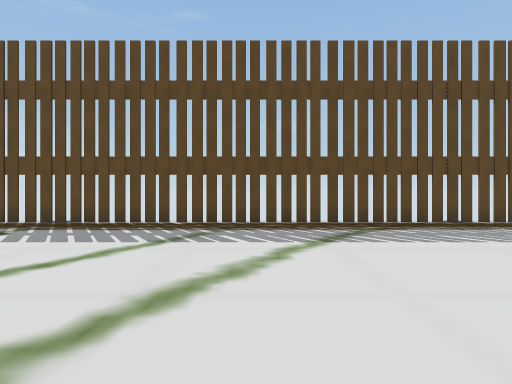
view 1 (above)

24 first-person views from a walk through a 3-D level made in the Unity game engine. The camera is 1.5 m above the floor, looks level and sees 75° across. Doors are open. The floor is counted in squares, 2 m on a side. Each view is taken from the middle of a square. On the plan, view 1 faces up. The plan holds only what a view shows up to about 11 squares ahead; the rest is blank. The place goes on beyond the plan.

view 2
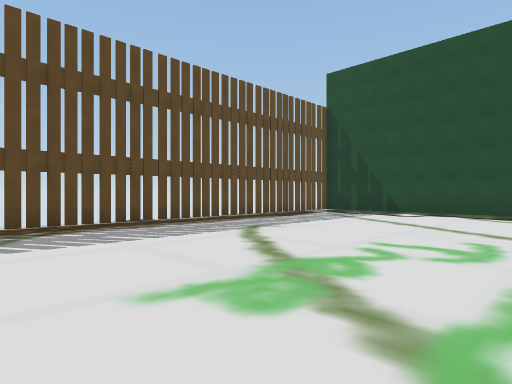

view 3
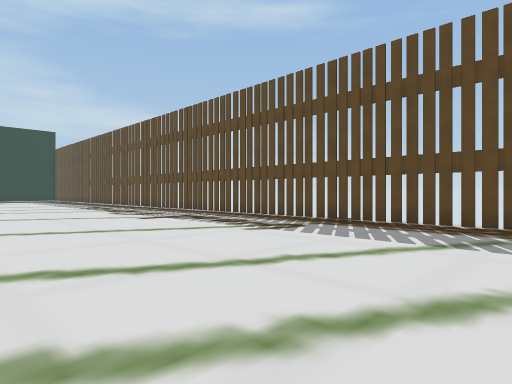

view 4
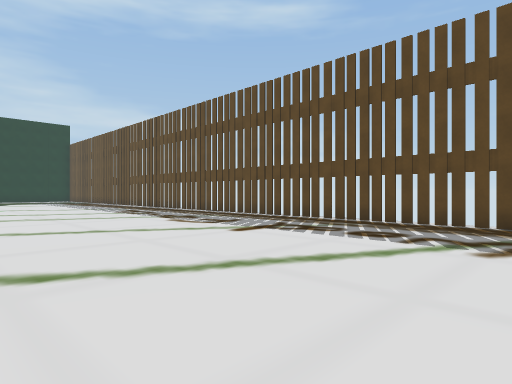

view 5
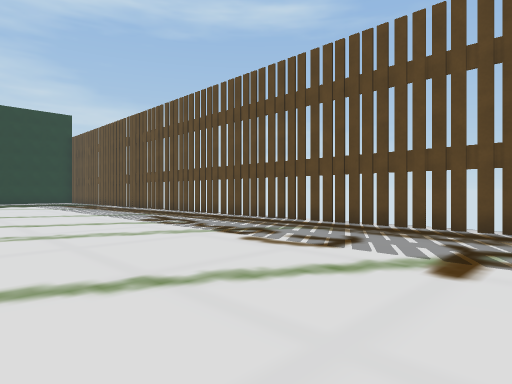

view 6
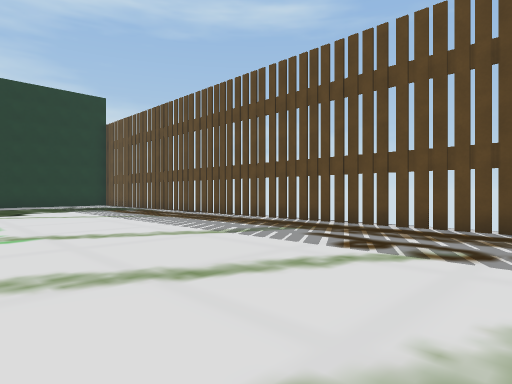

view 7
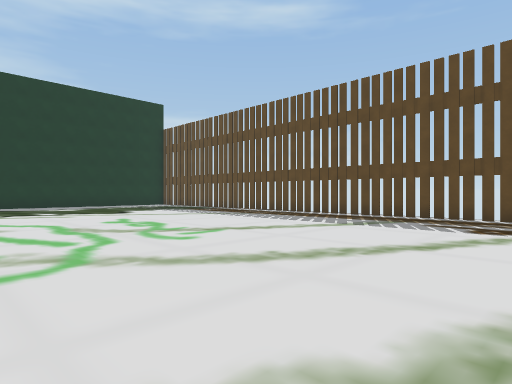

view 8
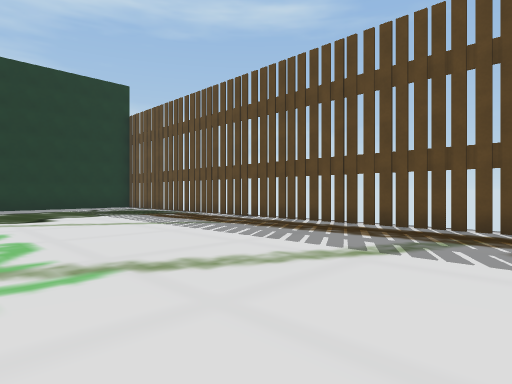

view 9
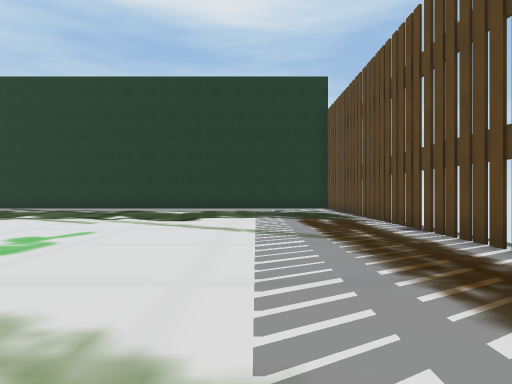

view 10
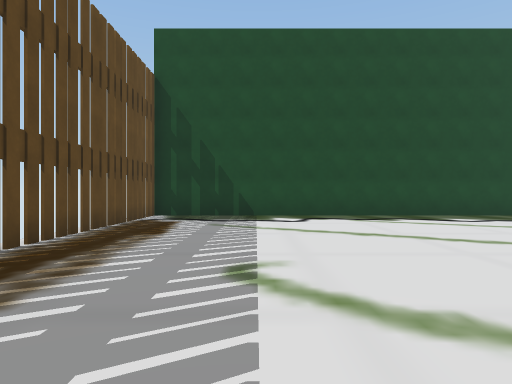

view 11
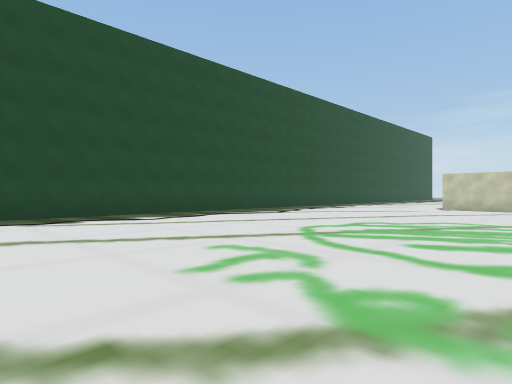

view 12
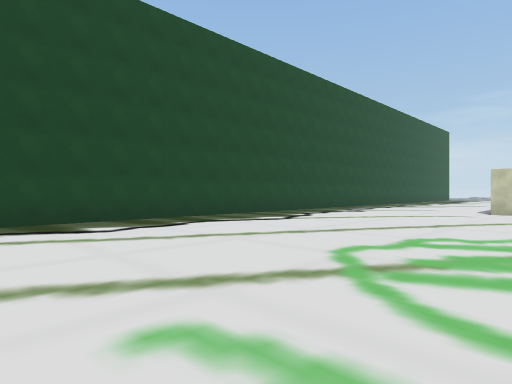

view 13
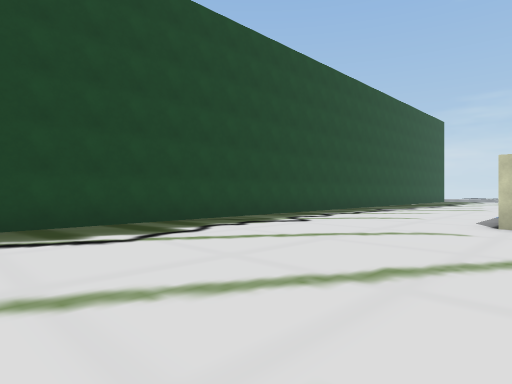

view 14
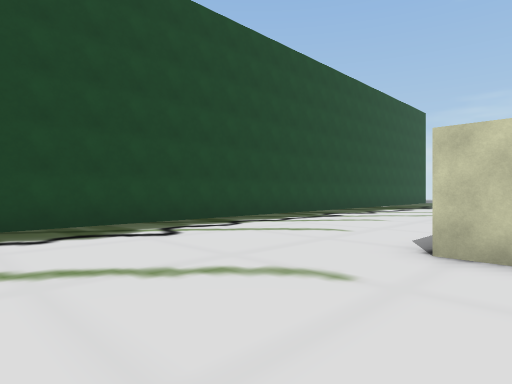

view 15
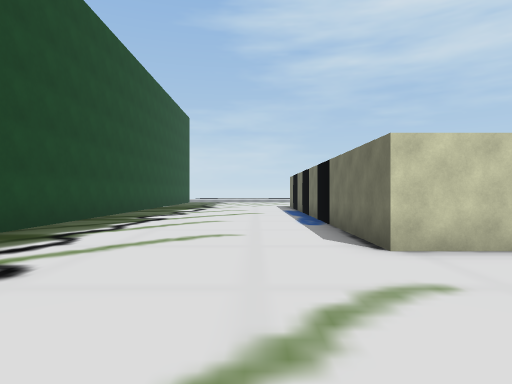

view 16
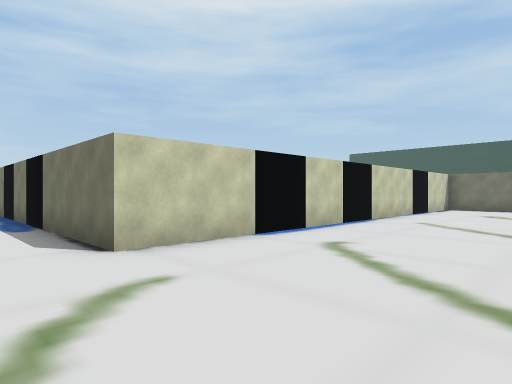

view 17
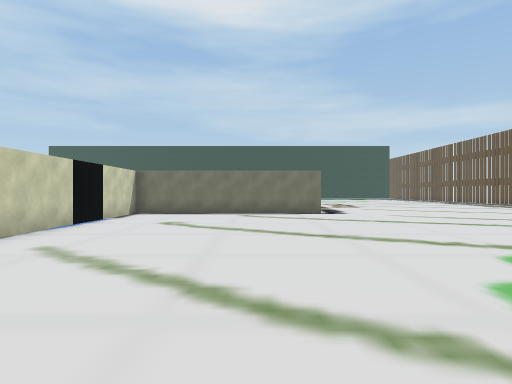

view 18
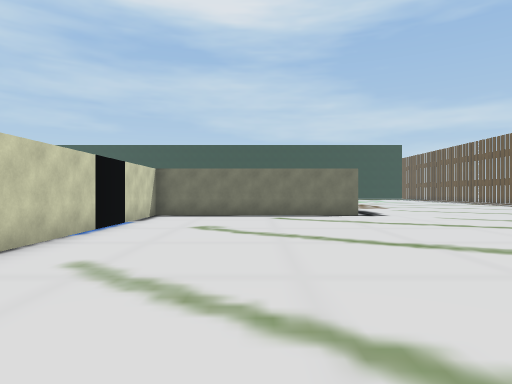

view 19
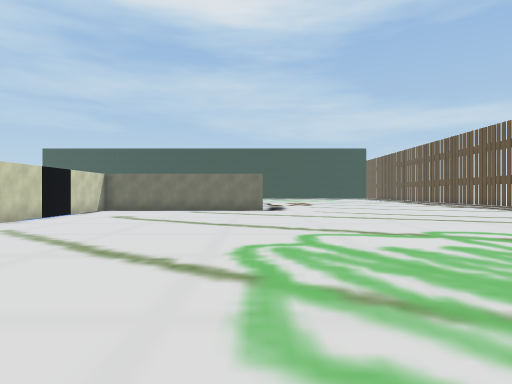

view 20
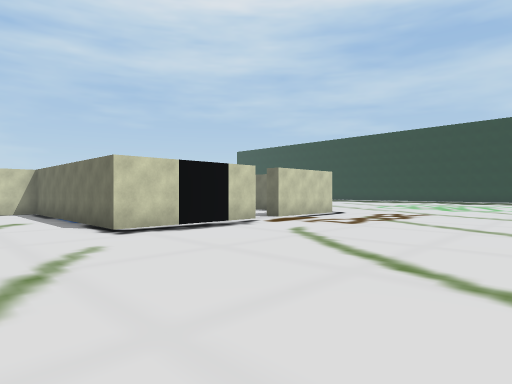

view 21
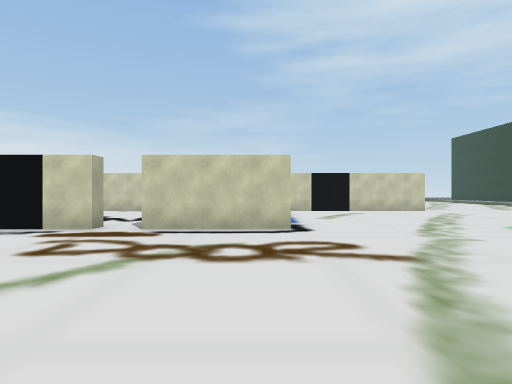

view 22
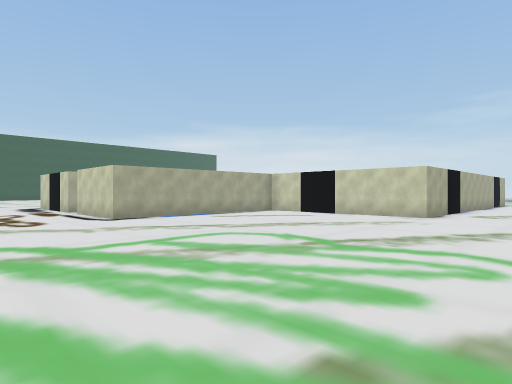

view 23
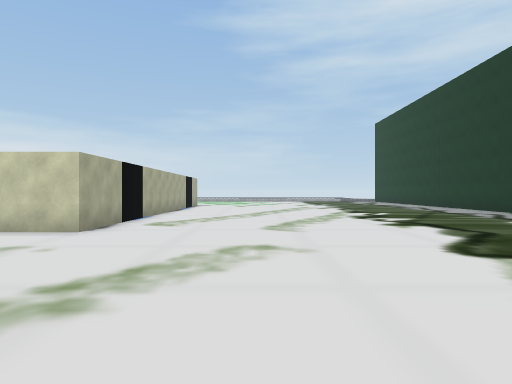

view 24
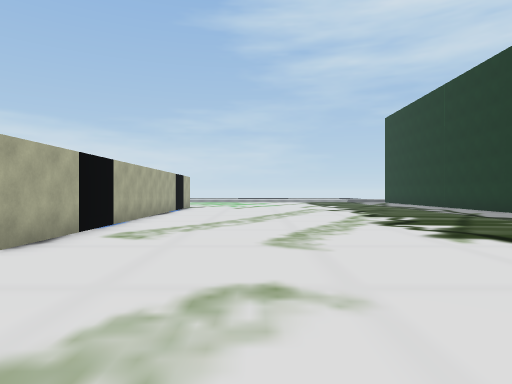

### Floor plan
Points are (right, up) in squares from view 1. A wall is a line through its corners. A room is listed if a view was taken in it or the views show most of it. See-through windows are left out.
Room 1 (views 1, 2, 3, 4, 5, 6, 7, 8, 9, 10, 11, 12, 13, 14, 15, 16, 17, 18, 19, 20, 21, 22, 23, 24)
walls: (-9.6, -4.7) (-6.7, -4.7) (-6.7, -11.2) (6.4, -11.2); (-14.7, -7.2) (-14.7, -4.7) (-11.7, -4.7); (-5.9, 8.3) (-13.2, 8.3); (-13.4, 8.3) (-20.8, 8.3); (1.6, 8.3) (-5.8, 8.3); (-20.9, 8.3) (-28.2, 8.3); (7.3, -11.6) (7.3, -18.4); (-20.7, -18) (-20.7, -11.2) (-18.6, -11.2); (9.1, 8.3) (1.8, 8.3); (-28.4, 8.3) (-29, 8.3); (13.7, -18) (13.7, 8.3) (9.2, 8.3)
ways out: open door at (-11, -5)
objects: block (7, -11)

Where each view was taken, in squares from view 1:
view 1: 0 up, 0 right, facing up
view 2: 0 up, 1 right, facing up-right
view 3: 0 up, 0 right, facing up-left
view 4: 0 up, 4 left, facing up-left
view 5: 1 up, 8 left, facing up-left
view 6: 1 up, 14 left, facing up-left
view 7: 2 down, 15 left, facing up-left
view 8: 1 up, 17 left, facing up-left
view 9: 5 up, 18 left, facing left
view 10: 5 up, 3 right, facing right
view 11: 4 up, 3 right, facing down-right
view 12: 2 up, 5 right, facing down-right
view 13: 3 down, 6 right, facing down-right
view 14: 7 down, 6 right, facing down-right
view 15: 7 down, 9 right, facing down
view 16: 7 down, 9 right, facing down-left
view 17: 7 down, 5 right, facing left
view 18: 8 down, 4 right, facing left
view 19: 5 down, 7 right, facing left
view 20: 2 up, 4 left, facing down-left
view 21: 2 up, 14 left, facing down
view 22: 1 down, 24 left, facing down-right
view 23: 5 down, 24 left, facing down
view 24: 7 down, 24 left, facing down
